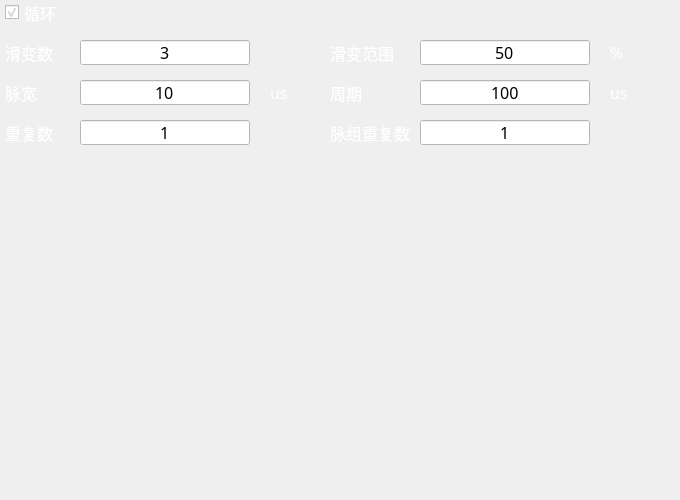
     <widget class="QWidget" name="wdt_pri_shake" native="true">
      <property name="geometry">
       <rect>
        <x>10</x>
        <y>90</y>
        <width>680</width>
        <height>500</height>
       </rect>
      </property>
      <widget class="QLineEdit" name="line_pri_shake_period">
       <property name="geometry">
        <rect>
         <x>420</x>
         <y>80</y>
         <width>170</width>
         <height>25</height>
        </rect>
       </property>
       <property name="minimumSize">
        <size>
         <width>150</width>
         <height>25</height>
        </size>
       </property>
       <property name="font">
        <font>
         <family>微软雅黑</family>
         <pointsize>12</pointsize>
        </font>
       </property>
       <property name="styleSheet">
        <string notr="true">QLineEdit {
	background-color:white;
	color: black;
}</string>
       </property>
       <property name="text">
        <string>100</string>
       </property>
       <property name="alignment">
        <set>Qt::AlignCenter</set>
       </property>
      </widget>
      <widget class="QLineEdit" name="line_pri_shake_pw">
       <property name="geometry">
        <rect>
         <x>80</x>
         <y>80</y>
         <width>170</width>
         <height>25</height>
        </rect>
       </property>
       <property name="minimumSize">
        <size>
         <width>150</width>
         <height>25</height>
        </size>
       </property>
       <property name="font">
        <font>
         <family>微软雅黑</family>
         <pointsize>12</pointsize>
        </font>
       </property>
       <property name="styleSheet">
        <string notr="true">QLineEdit {
	background-color:white;
	color: black;
}</string>
       </property>
       <property name="text">
        <string>10</string>
       </property>
       <property name="alignment">
        <set>Qt::AlignCenter</set>
       </property>
      </widget>
      <widget class="QLineEdit" name="line_pri_shake_repeat">
       <property name="geometry">
        <rect>
         <x>80</x>
         <y>120</y>
         <width>170</width>
         <height>25</height>
        </rect>
       </property>
       <property name="minimumSize">
        <size>
         <width>150</width>
         <height>25</height>
        </size>
       </property>
       <property name="font">
        <font>
         <family>微软雅黑</family>
         <pointsize>12</pointsize>
        </font>
       </property>
       <property name="styleSheet">
        <string notr="true">QLineEdit {
	background-color:white;
	color: black;
}</string>
       </property>
       <property name="text">
        <string>1</string>
       </property>
       <property name="alignment">
        <set>Qt::AlignCenter</set>
       </property>
      </widget>
      <widget class="QLabel" name="unit_pri_shake_pw">
       <property name="geometry">
        <rect>
         <x>270</x>
         <y>80</y>
         <width>50</width>
         <height>25</height>
        </rect>
       </property>
       <property name="minimumSize">
        <size>
         <width>50</width>
         <height>0</height>
        </size>
       </property>
       <property name="font">
        <font>
         <family>微软雅黑</family>
         <pointsize>12</pointsize>
        </font>
       </property>
       <property name="styleSheet">
        <string notr="true">QLabel {
	color:white;
}</string>
       </property>
       <property name="text">
        <string>us</string>
       </property>
      </widget>
      <widget class="QLabel" name="label_70">
       <property name="geometry">
        <rect>
         <x>5</x>
         <y>120</y>
         <width>70</width>
         <height>25</height>
        </rect>
       </property>
       <property name="minimumSize">
        <size>
         <width>0</width>
         <height>25</height>
        </size>
       </property>
       <property name="font">
        <font>
         <family>微软雅黑</family>
         <pointsize>12</pointsize>
        </font>
       </property>
       <property name="styleSheet">
        <string notr="true">QLabel {
	color:white;
}</string>
       </property>
       <property name="text">
        <string>重复数</string>
       </property>
       <property name="alignment">
        <set>Qt::AlignLeading|Qt::AlignLeft|Qt::AlignVCenter</set>
       </property>
      </widget>
      <widget class="QLabel" name="label_71">
       <property name="geometry">
        <rect>
         <x>5</x>
         <y>80</y>
         <width>70</width>
         <height>25</height>
        </rect>
       </property>
       <property name="minimumSize">
        <size>
         <width>0</width>
         <height>25</height>
        </size>
       </property>
       <property name="font">
        <font>
         <family>微软雅黑</family>
         <pointsize>12</pointsize>
        </font>
       </property>
       <property name="styleSheet">
        <string notr="true">QLabel {
	color:white;
}</string>
       </property>
       <property name="text">
        <string>脉宽</string>
       </property>
       <property name="alignment">
        <set>Qt::AlignLeading|Qt::AlignLeft|Qt::AlignVCenter</set>
       </property>
      </widget>
      <widget class="QLabel" name="label_78">
       <property name="geometry">
        <rect>
         <x>330</x>
         <y>80</y>
         <width>85</width>
         <height>25</height>
        </rect>
       </property>
       <property name="minimumSize">
        <size>
         <width>0</width>
         <height>25</height>
        </size>
       </property>
       <property name="font">
        <font>
         <family>微软雅黑</family>
         <pointsize>12</pointsize>
        </font>
       </property>
       <property name="styleSheet">
        <string notr="true">QLabel {
	color:white;
}</string>
       </property>
       <property name="text">
        <string>周期</string>
       </property>
      </widget>
      <widget class="QLabel" name="label_79">
       <property name="geometry">
        <rect>
         <x>330</x>
         <y>120</y>
         <width>85</width>
         <height>25</height>
        </rect>
       </property>
       <property name="minimumSize">
        <size>
         <width>0</width>
         <height>25</height>
        </size>
       </property>
       <property name="font">
        <font>
         <family>微软雅黑</family>
         <pointsize>12</pointsize>
        </font>
       </property>
       <property name="styleSheet">
        <string notr="true">QLabel {
	color:white;
}</string>
       </property>
       <property name="text">
        <string>脉组重复数</string>
       </property>
      </widget>
      <widget class="QLineEdit" name="line_pri_shake_group_repeat">
       <property name="geometry">
        <rect>
         <x>420</x>
         <y>120</y>
         <width>170</width>
         <height>25</height>
        </rect>
       </property>
       <property name="minimumSize">
        <size>
         <width>150</width>
         <height>25</height>
        </size>
       </property>
       <property name="font">
        <font>
         <family>微软雅黑</family>
         <pointsize>12</pointsize>
        </font>
       </property>
       <property name="styleSheet">
        <string notr="true">QLineEdit {
	background-color:white;
	color: black;
}</string>
       </property>
       <property name="text">
        <string>1</string>
       </property>
       <property name="alignment">
        <set>Qt::AlignCenter</set>
       </property>
      </widget>
      <widget class="QWidget" name="gridWidget_7" native="true">
       <property name="geometry">
        <rect>
         <x>480</x>
         <y>450</y>
         <width>191</width>
         <height>51</height>
        </rect>
       </property>
       <layout class="QGridLayout" name="gridLayout_7"/>
      </widget>
      <widget class="QLabel" name="unit_pri_shake_period">
       <property name="geometry">
        <rect>
         <x>610</x>
         <y>80</y>
         <width>50</width>
         <height>25</height>
        </rect>
       </property>
       <property name="minimumSize">
        <size>
         <width>50</width>
         <height>0</height>
        </size>
       </property>
       <property name="font">
        <font>
         <family>微软雅黑</family>
         <pointsize>12</pointsize>
        </font>
       </property>
       <property name="styleSheet">
        <string notr="true">QLabel {
	color:white;
}</string>
       </property>
       <property name="text">
        <string>us</string>
       </property>
      </widget>
      <widget class="QLineEdit" name="line_pri_shake_slip">
       <property name="geometry">
        <rect>
         <x>80</x>
         <y>40</y>
         <width>170</width>
         <height>25</height>
        </rect>
       </property>
       <property name="minimumSize">
        <size>
         <width>150</width>
         <height>25</height>
        </size>
       </property>
       <property name="font">
        <font>
         <family>微软雅黑</family>
         <pointsize>12</pointsize>
        </font>
       </property>
       <property name="styleSheet">
        <string notr="true">QLineEdit {
	background-color:white;
	color: black;
}</string>
       </property>
       <property name="text">
        <string>3</string>
       </property>
       <property name="alignment">
        <set>Qt::AlignCenter</set>
       </property>
      </widget>
      <widget class="QLabel" name="label_80">
       <property name="geometry">
        <rect>
         <x>5</x>
         <y>40</y>
         <width>70</width>
         <height>25</height>
        </rect>
       </property>
       <property name="minimumSize">
        <size>
         <width>0</width>
         <height>25</height>
        </size>
       </property>
       <property name="font">
        <font>
         <family>微软雅黑</family>
         <pointsize>12</pointsize>
        </font>
       </property>
       <property name="styleSheet">
        <string notr="true">QLabel {
	color:white;
}</string>
       </property>
       <property name="text">
        <string>滑变数</string>
       </property>
       <property name="alignment">
        <set>Qt::AlignLeading|Qt::AlignLeft|Qt::AlignVCenter</set>
       </property>
      </widget>
      <widget class="QLabel" name="label_81">
       <property name="geometry">
        <rect>
         <x>330</x>
         <y>40</y>
         <width>85</width>
         <height>25</height>
        </rect>
       </property>
       <property name="minimumSize">
        <size>
         <width>0</width>
         <height>25</height>
        </size>
       </property>
       <property name="font">
        <font>
         <family>微软雅黑</family>
         <pointsize>12</pointsize>
        </font>
       </property>
       <property name="styleSheet">
        <string notr="true">QLabel {
	color:white;
}</string>
       </property>
       <property name="text">
        <string>滑变范围</string>
       </property>
       <property name="alignment">
        <set>Qt::AlignLeading|Qt::AlignLeft|Qt::AlignVCenter</set>
       </property>
      </widget>
      <widget class="QLabel" name="unit_pri_sawt_pw_range_2">
       <property name="geometry">
        <rect>
         <x>610</x>
         <y>40</y>
         <width>50</width>
         <height>25</height>
        </rect>
       </property>
       <property name="minimumSize">
        <size>
         <width>50</width>
         <height>0</height>
        </size>
       </property>
       <property name="font">
        <font>
         <family>微软雅黑</family>
         <pointsize>12</pointsize>
        </font>
       </property>
       <property name="styleSheet">
        <string notr="true">QLabel {
	color:white;
}</string>
       </property>
       <property name="text">
        <string>%</string>
       </property>
      </widget>
      <widget class="QLineEdit" name="line_pri_shake_slip_range">
       <property name="geometry">
        <rect>
         <x>420</x>
         <y>40</y>
         <width>170</width>
         <height>25</height>
        </rect>
       </property>
       <property name="minimumSize">
        <size>
         <width>150</width>
         <height>25</height>
        </size>
       </property>
       <property name="font">
        <font>
         <family>微软雅黑</family>
         <pointsize>12</pointsize>
        </font>
       </property>
       <property name="styleSheet">
        <string notr="true">QLineEdit {
	background-color:white;
	color: black;
}</string>
       </property>
       <property name="text">
        <string>50</string>
       </property>
       <property name="alignment">
        <set>Qt::AlignCenter</set>
       </property>
      </widget>
      <widget class="QCheckBox" name="btn_pri_shake_loop">
       <property name="geometry">
        <rect>
         <x>5</x>
         <y>0</y>
         <width>75</width>
         <height>25</height>
        </rect>
       </property>
       <property name="minimumSize">
        <size>
         <width>75</width>
         <height>25</height>
        </size>
       </property>
       <property name="font">
        <font>
         <family>微软雅黑</family>
         <pointsize>12</pointsize>
        </font>
       </property>
       <property name="tabletTracking">
        <bool>false</bool>
       </property>
       <property name="styleSheet">
        <string notr="true">QCheckBox {
	color:white;
}</string>
       </property>
       <property name="text">
        <string>循环</string>
       </property>
       <property name="checked">
        <bool>true</bool>
       </property>
      </widget>
     </widget>
